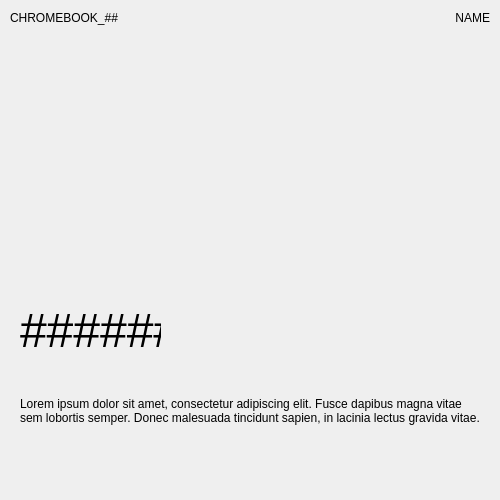
<?xml version="1.0" encoding="UTF-8"?>
<ui version="4.0">
 <class>MainWindow</class>
 <widget class="QMainWindow" name="MainWindow">
  <property name="geometry">
   <rect>
    <x>0</x>
    <y>0</y>
    <width>500</width>
    <height>500</height>
   </rect>
  </property>
  <property name="sizePolicy">
   <sizepolicy hsizetype="Fixed" vsizetype="Fixed">
    <horstretch>0</horstretch>
    <verstretch>0</verstretch>
   </sizepolicy>
  </property>
  <property name="minimumSize">
   <size>
    <width>500</width>
    <height>500</height>
   </size>
  </property>
  <property name="maximumSize">
   <size>
    <width>500</width>
    <height>500</height>
   </size>
  </property>
  <property name="windowTitle">
   <string>퍼스널컬러 - 결과</string>
  </property>
  <widget class="QWidget" name="centralwidget">
   <widget class="QLabel" name="colorCodeLabel">
    <property name="geometry">
     <rect>
      <x>20</x>
      <y>300</y>
      <width>141</width>
      <height>61</height>
     </rect>
    </property>
    <property name="font">
     <font>
      <pointsize>36</pointsize>
     </font>
    </property>
    <property name="text">
     <string>######</string>
    </property>
   </widget>
   <widget class="QLabel" name="colorDescription">
    <property name="geometry">
     <rect>
      <x>20</x>
      <y>360</y>
      <width>461</width>
      <height>101</height>
     </rect>
    </property>
    <property name="text">
     <string>Lorem ipsum dolor sit amet, consectetur adipiscing elit. Fusce dapibus magna vitae sem lobortis semper. Donec malesuada tincidunt sapien, in lacinia lectus gravida vitae.</string>
    </property>
    <property name="wordWrap">
     <bool>true</bool>
    </property>
   </widget>
   <widget class="QLabel" name="clientID">
    <property name="geometry">
     <rect>
      <x>10</x>
      <y>10</y>
      <width>121</width>
      <height>16</height>
     </rect>
    </property>
    <property name="font">
     <font>
      <pointsize>9</pointsize>
     </font>
    </property>
    <property name="text">
     <string>CHROMEBOOK_##</string>
    </property>
   </widget>
   <widget class="QLabel" name="customerName">
    <property name="geometry">
     <rect>
      <x>430</x>
      <y>10</y>
      <width>60</width>
      <height>16</height>
     </rect>
    </property>
    <property name="font">
     <font>
      <pointsize>9</pointsize>
     </font>
    </property>
    <property name="text">
     <string>NAME</string>
    </property>
    <property name="alignment">
     <set>Qt::AlignRight|Qt::AlignTrailing|Qt::AlignVCenter</set>
    </property>
   </widget>
  </widget>
 </widget>
 <resources/>
 <connections/>
</ui>
